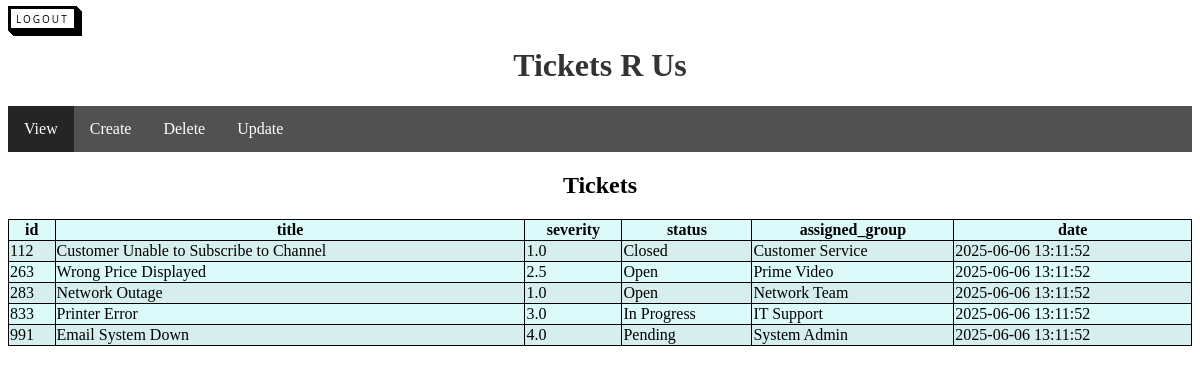
Screenshot of /main (signed in) with the database file from the repository.
### models.py (models this page shows)
class Tickets(db.Model):
    id = db.Column(db.Integer, primary_key=True, autoincrement=False)
    title = db.Column(db.String(256), nullable=False)
    severity = db.Column(db.Float, nullable=False)
    status = db.Column(db.String(50), nullable=False)
    assigned_group = db.Column(db.String(100), nullable=False)
    date = db.Column(db.DateTime(timezone=True))

### main.py (the view)
@app.route('/main')
@login_required
def main():
    tickets = Tickets.query.all()
    columns = Tickets.__table__.columns.keys()
    return render_template('main.html',
                           tickets=tickets,
                           columns=columns,
                           selected_ticket=None,
                           active_tab='view')

### main.py (called while the page is built)
@login_manager.user_loader
def load_user(id):
    return User.query.get(int(id))

### templates/main.html (shortened to what this page needs)
<!DOCTYPE html>
<html>
<head>
    <link rel="stylesheet" href="{{ url_for('static', filename='css/style.css') }}">
</head>
<body>
    <a href="{{ url_for('logout_page') }}" class="button-back">Logout</a>
    <h1 align="center">Tickets R Us</h1>
    <ul>
        <li><a href="#view" onclick="setActive(this)" class="tab-link active" data-tab="view">View</a></li>
        <li><a href="#create" onclick="setActive(this)" class="tab-link" data-tab="create">Create</a></li>
        <li><a href="#delete" onclick="setActive(this)" class="tab-link" data-tab="delete">Delete</a></li>
        <li><a href="#update" onclick="setActive(this)" class="tab-link" data-tab="update">Update</a></li>
    </ul>
    <div id="view" class="tab">
        <h2 align="center">Tickets</h2>
        <table align="center" style="width:100%">
            <tr>
                {% for column in columns %}
                <th>{{ column }}</th>
                {% endfor %}
            </tr>
            {% for ticket in tickets %}
            <tr>
                <td>{{ ticket.id }}</td>
                <td>{{ ticket.title }}</td>
                <td>{{ ticket.severity }}</td>
                <td>{{ ticket.status }}</td>
                <td>{{ ticket.assigned_group }}</td>
                <td>{{ ticket.date.strftime('%Y-%m-%d %H:%M:%S') }}</td>
            </tr>
            {% endfor %}
        </table>
    </div>
</body>
</html>

### static/css/style.css (style rules this page uses)
h1 { color: #333; }
.button-back { font-family: "Open Sans", sans-serif; font-size: 10px; letter-spacing: 2px; text-decoration: none; text-transform: uppercase; color: #000; cursor: pointer; border: 3px solid; padding: 0.25em 0.5em; box-shadow: 1px 1px 0px 0px, 2px 2px 0px 0px, 3px 3px 0px 0px, 4px 4px 0px 0px, 5px 5px 0px 0px; position: relative; user-select: none; -webkit-user-select: none; touch-action: manipulation; }
ul { list-style-type: none; margin: 0; padding: 0; overflow: hidden; background-color: #525151; }
li { float: left; }
li a { display: block; color: white; text-align: center; padding: 14px 16px; text-decoration: none; }
.active { background-color: #252525; }
tr:nth-child(even) { background-color: #d6eeee; }
tr:nth-child(odd) { background-color: #dbfaf9; }
table, th, td { border: 1px solid black; border-collapse: collapse; }

### rows the page displays
Tickets: id "112", title "Customer Unable to Subscribe to Channel", severity "1.0", status "Closed", assigned_group "Customer Service", date "2025-06-06 13:11:52"
Tickets: id "263", title "Wrong Price Displayed", severity "2.5", status "Open", assigned_group "Prime Video", date "2025-06-06 13:11:52"
Tickets: id "283", title "Network Outage", severity "1.0", status "Open", assigned_group "Network Team", date "2025-06-06 13:11:52"
Tickets: id "833", title "Printer Error", severity "3.0", status "In Progress", assigned_group "IT Support", date "2025-06-06 13:11:52"
Tickets: id "991", title "Email System Down", severity "4.0", status "Pending", assigned_group "System Admin", date "2025-06-06 13:11:52"

### other values shown
{{ column }} "id" "title" "severity" "status" "assigned_group" "date"
